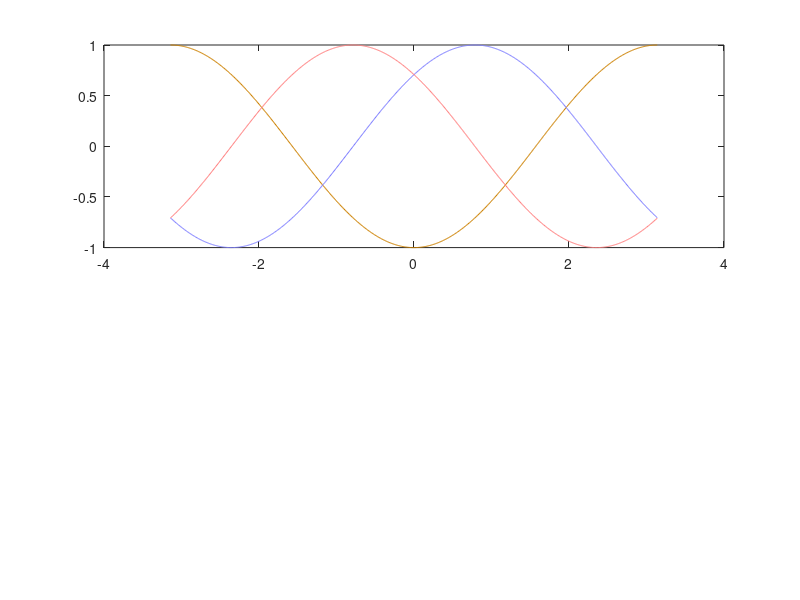

This chart was generated by the following MATLAB code: (Note: this script raises an error after producing the figure.)
%% Sines offset from one another
x = -pi:0.01:pi;
close all
savedir = 'Y:\Presentations\2024\MarchLabMeeting';
offsets = -pi:pi/8:pi;
for o = offsets
    goal = cos(x+o);
    PFL_L = cos(x-pi/4);
    PFL_R = cos(x+pi/4);
    
    
    
    figure
    subplot(2,1,1)
    plot(x,goal,'Color',[0.8 0.5 0])
    hold on
    plot(x,PFL_L,'Color',[0.5 0.5 1])
    plot(x,PFL_R,'Color',[1 0.5 0.5])
    g = gca;
    g.TickDir = 'out';
    g.FontSize = 15;
    xlim([-pi,pi])
    xticks([-pi:pi/2:pi])
    xticklabels({'-\pi';'-\pi/2';'0';'\pi/2';'\pi'})
    xlabel('Goal and orientation bumps')
    g.Box ='off';
    
    subplot(2,1,2)
    PFL_Lout = exp(PFL_L+goal);
    PFL_Rout = exp(PFL_R+goal);
    plot(x,PFL_Lout,'Color',[0.5 0.5 1])
    hold on
    plot(x,PFL_Rout,'Color',[1 0.5 0.5])
    g = gca;
    g.TickDir = 'out';
    g.FontSize = 15;
    g.Box ='off';
    xlim([-pi,pi])
    xticks([-pi:pi/2:pi])
    xticklabels({'-\pi';'-\pi/2';'0';'\pi/2';'\pi'})
    print(gcf,fullfile(savedir,['PFL_goal_off' num2str(pi/o) '.eps']),'-painters','-depsc')
end


%%
x = -pi:0.01:pi;
close all
savedir = 'Y:\Presentations\2024\MarchLabMeeting';
offsets = -pi:pi/8:pi;
cnt = 0;
for o = offsets
    cnt = cnt+1;
    goal = cos(x);
    PFL_L = cos(x-pi/4+o);
    PFL_R = cos(x+pi/4+o);
    
    
    
    figure
    subplot(2,1,1)
    plot(x,goal,'Color',[0.8 0.5 0])
    hold on
    plot(x,PFL_L,'Color',[0.5 0.5 1])
    plot(x,PFL_R,'Color',[1 0.5 0.5])
    g = gca;
    g.TickDir = 'out';
    g.FontSize = 15;
    xlim([-pi,pi])
    xticks([-pi:pi/2:pi])
    xticklabels({'-\pi';'-\pi/2';'0';'\pi/2';'\pi'})
    xlabel('Goal and orientation bumps')
    g.Box ='off';
    
    subplot(2,1,2)
    PFL_Lout = exp(PFL_L+goal);
    PFL_Rout = exp(PFL_R+goal);
    plot(x,PFL_Lout,'Color',[0.5 0.5 1])
    hold on
    plot(x,PFL_Rout,'Color',[1 0.5 0.5])
    g = gca;
    g.TickDir = 'out';
    g.FontSize = 15;
    g.Box ='off';
    xlim([-pi,pi])
    xticks([-pi:pi/2:pi])
    xticklabels({'-\pi';'-\pi/2';'0';'\pi/2';'\pi'})
    print(gcf,fullfile(savedir,['PFL_orientation_off' num2str(cnt) '.eps']),'-painters','-depsc')
end

%%

x = linspace(-pi,pi,16);
r = sin(x)+1;
x1 = r.*sin(x);
y1 = r.*cos(x);
%scatter(x1,y1)
hold on
xplot = [zeros(size(x1));x1];
yplot = [zeros(size(y1));y1];
plot(xplot,yplot,'Color','k')
xlim([-2,2])
ylim([-2 2])

xmean = sum(x1);
ymean = sum(y1);
plot([0,xmean],[0,ymean],'Color','k','LineWidth',3)

